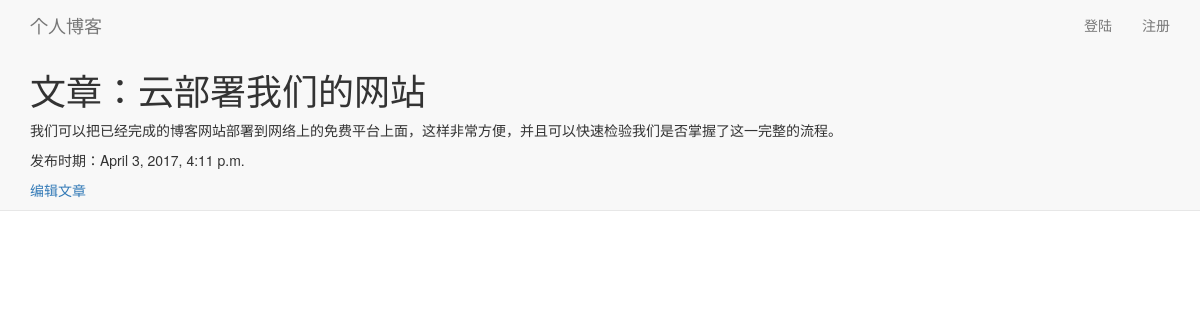
/look_over_article/2/, run on the app's committed database.
### blog/models.py (models this page shows, shortened)
class Post(models.Model):
    author=models.ForeignKey('auth.User')
    title=models.CharField(max_length=200)
    text=models.TextField()
    create_date=models.DateTimeField(
            default=timezone.now)
    published_date=models.DateTimeField(
            blank=True,null=True)

### blog/views.py (the view)
# urls.py: url(r'^look_over_article/(?P<post_id>\d+)/$',views.look_over_article,
def look_over_article(request,post_id):
    post=Post.objects.get(id=post_id)
    return render(request,'blog/look_over_article.html',{'post':post})

### blog/templates/blog/look_over_article.html
{% extends 'blog/base.html' %}
{% block content %}
	<h1><p>文章：{{post.title}}</p></h1>
	<p>{{post.text|linebreaksbr}}</p>
	<p>发布时期：{{post.create_date}}</p>
	<p><a href="{% url 'blog:edit_article' post.id %}">编辑文章</a></p>
{% endblock content %}

### data on the page
Post: title "云部署我们的网站", text "我们可以把已经完成的博客网站部署到网络上的免费平台上面，这样非常方便，并且可以快速检验我们是否掌握了这一完整的流程。", create_date "April 3, 2017, 4:11 p.m."
